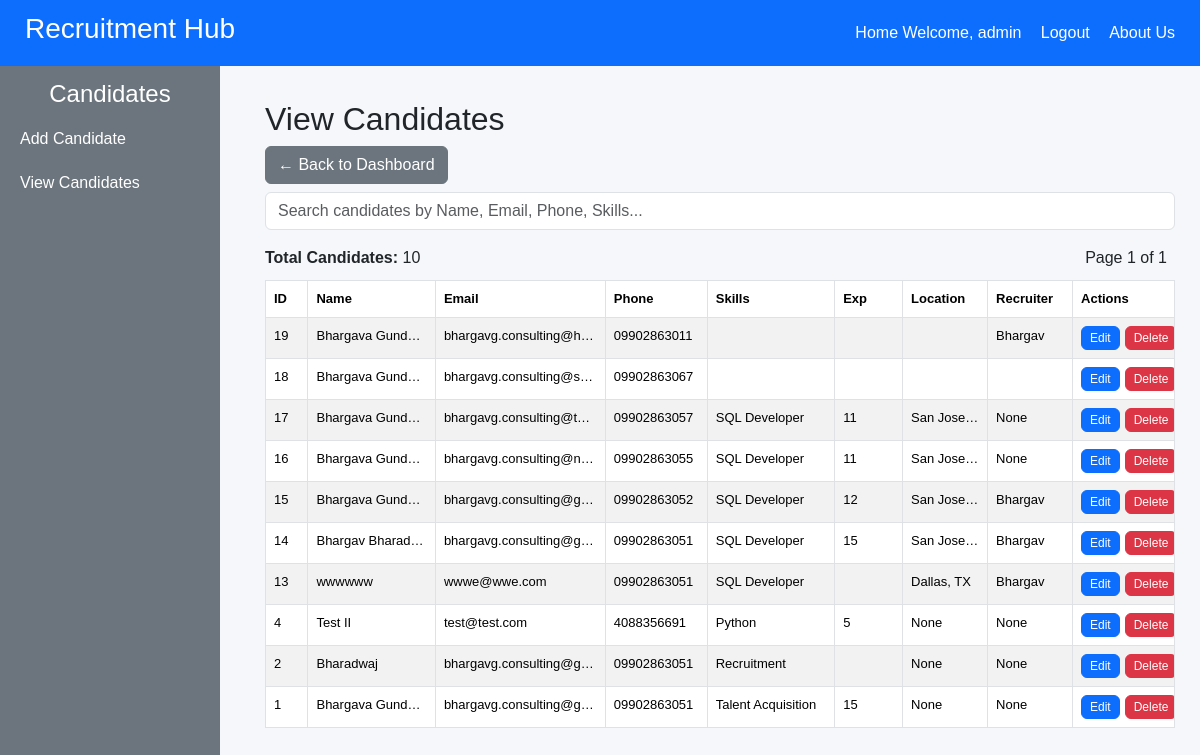
/candidates_view (signed in), run on the app's committed database.
### tables this page shows
CREATE TABLE candidates (
        id INTEGER PRIMARY KEY AUTOINCREMENT,
        name TEXT NOT NULL,
        email TEXT NOT NULL,
        phone TEXT NOT NULL,
        skills TEXT,
        experience TEXT
    , location TEXT, recruiter TEXT, status TEXT DEFAULT 'active', created_at TEXT, updated_at TEXT, linkedin TEXT, other_url TEXT, job_title TEXT, visa_status TEXT, availability TEXT, availability_date TEXT, relocate TEXT, dod TEXT, clearance_level TEXT, payrate INTEGER, paytype TEXT, employment TEXT, source TEXT, notes TEXT);

### app.py (the view)
@app.route("/candidates_view")
@login_required
def candidates_view():
    page = request.args.get("page", 1, type=int)
    offset = (page - 1) * PER_PAGE
    conn = get_db_connection()
    candidates = conn.execute("""
    SELECT * FROM candidates
    WHERE status!='deleted'
    ORDER BY id DESC
    LIMIT ? OFFSET ?
    """, (PER_PAGE, offset)).fetchall()
    total = conn.execute("""
    SELECT COUNT(*) FROM candidates
    WHERE status!='deleted'
    """).fetchone()[0]
    conn.close()
    pages = (total + PER_PAGE - 1) // PER_PAGE
    return render_template(
        "candidates_view.html",
        candidates=candidates,
        total=total,
        page=page,
        pages=pages
    )

### app.py (called while the page is built)
def get_db_connection():
    conn = sqlite3.connect("database.db")
    conn.row_factory = sqlite3.Row
    return conn

def login_required(f):
    @wraps(f)
    def decorated_function(*args, **kwargs):
        if "user" not in session:
            return redirect(url_for("login"))
        return f(*args, **kwargs)
    return decorated_function

### templates/candidates_view.html (shortened to what this page needs)
<!DOCTYPE html>
<html lang="en">
<head>
<link href="https://cdn.jsdelivr.net/npm/bootstrap@5.3.2/dist/css/bootstrap.min.css" rel="stylesheet">
</head>
<body>
<div class="header">
<h3>Recruitment Hub</h3>
<div>
<a href="/">Home</a>
{% if session.get('user') %}
    <span>Welcome, {{ session['user'] }}</span>
    <a href="/logout">Logout</a>
{% else %}
    <a href="/login">Login</a>
{% endif %}
<a href="/about">About Us</a>
</div>
</div>
<div class="sidebar">
<h4 class="text-center">Candidates</h4>
<a href="/candidates_add">Add Candidate</a>
<a href="/candidates_view">View Candidates</a>
</div>
<div class="main">
<h2>View Candidates</h2>
<a href="/" class="btn btn-secondary mb-2">← Back to Dashboard</a>
<input
type="text"
id="searchInput"
class="form-control mb-3"
placeholder="Search candidates by Name, Email, Phone, Skills...">
<div class="pagination-box">
<div>
<strong>Total Candidates:</strong> {{total}}
</div>
<div>
<span class="mx-2">Page {{page}} of {{pages}}</span>
</div>
</div>
<table id="candidateTable" class="table table-striped table-hover table-bordered">
<thead>
<tr>
<th style="width:5%">ID</th>
<th style="width:15%">Name</th>
<th style="width:20%">Email</th>
<th style="width:12%">Phone</th>
<th style="width:15%">Skills</th>
<th style="width:8%">Exp</th>
<th style="width:10%">Location</th>
<th style="width:10%">Recruiter</th>
<th style="width:12%">Actions</th>
</tr>
</thead>
<tbody>
{% for c in candidates %}
<tr>
<td>{{c.id}}</td>
<td>{{c.name}}</td>
<td>{{c.email}}</td>
<td>{{c.phone}}</td>
<td>{{c.skills}}</td>
<td>{{c.experience}}</td>
<td>{{c.location}}</td>
<td>{{c.recruiter}}</td>
<td>
<div class="actions">
<a href="/candidates_add?edit_id={{c.id}}" class="btn btn-primary btn-xs">Edit</a>
<a href="/candidates_delete/{{c.id}}" class="btn btn-danger btn-xs"
onclick="return confirm('Delete this candidate?')">
Delete
</a>
</div>
</td>
</tr>
{% endfor %}
</tbody>
</table>
</div>
</body>
</html>

### templates/candidates_view.html (style rules this page uses)
body { font-family: Arial; background:#f5f7fa; margin:0; }
.header { background:#0d6efd; color:white; padding:12px 25px; display:flex; justify-content:space-between; align-items:center; position:fixed; top:0; width:100%; z-index:1000; }
.header a { color:white; text-decoration:none; margin-left:15px; }
.sidebar { width:220px; height:100vh; position:fixed; background:#6c757d; padding-top:80px; color:white; }
.sidebar a { color:white; padding:10px 20px; display:block; text-decoration:none; }
.main { margin-left:240px; padding:100px 25px; }
table { table-layout:fixed; font-size:13px; }
th { font-weight:600; }
td { white-space:nowrap; overflow:hidden; text-overflow:ellipsis; }
th,td { padding:6px 8px; }
.actions { display:flex; gap:5px; }
.btn-xs { padding:2px 8px; font-size:12px; }
.pagination-box { display:flex; justify-content:space-between; margin:10px 0; }

### data on the page
candidates: id "19", name "Bhargava Gund…", email "bhargavg.consulting@h…", phone "09902863011", recruiter "Bhargav"
candidates: id "18", name "Bhargava Gund…", email "bhargavg.consulting@s…", phone "09902863067"
candidates: id "17", name "Bhargava Gund…", email "bhargavg.consulting@t…", phone "09902863057", skills "SQL Developer", experience "11", location "San Jose…", recruiter "None"
candidates: id "16", name "Bhargava Gund…", email "bhargavg.consulting@n…", phone "09902863055", skills "SQL Developer", experience "11", location "San Jose…", recruiter "None"
candidates: id "15", name "Bhargava Gund…", email "bhargavg.consulting@g…", phone "09902863052", skills "SQL Developer", experience "12", location "San Jose…", recruiter "Bhargav"
candidates: id "14", name "Bhargav Bharad…", email "bhargavg.consulting@g…", phone "09902863051", skills "SQL Developer", experience "15", location "San Jose…", recruiter "Bhargav"
candidates: id "13", name "wwwwww", email "wwwe@wwe.com", phone "09902863051", skills "SQL Developer", location "Dallas, TX", recruiter "Bhargav"
candidates: id "4", name "Test II", email "test@test.com", phone "4088356691", skills "Python", experience "5", location "None", recruiter "None"
candidates: id "2", name "Bharadwaj", email "bhargavg.consulting@g…", phone "09902863051", skills "Recruitment", location "None", recruiter "None"
candidates: id "1", name "Bhargava Gund…", email "bhargavg.consulting@g…", phone "09902863051", skills "Talent Acquisition", experience "15", location "None", recruiter "None"

### other printed values
{{ session['user'] }} "admin"
{{ total }} "10"
{{ page }} "1"
{{ pages }} "1"
